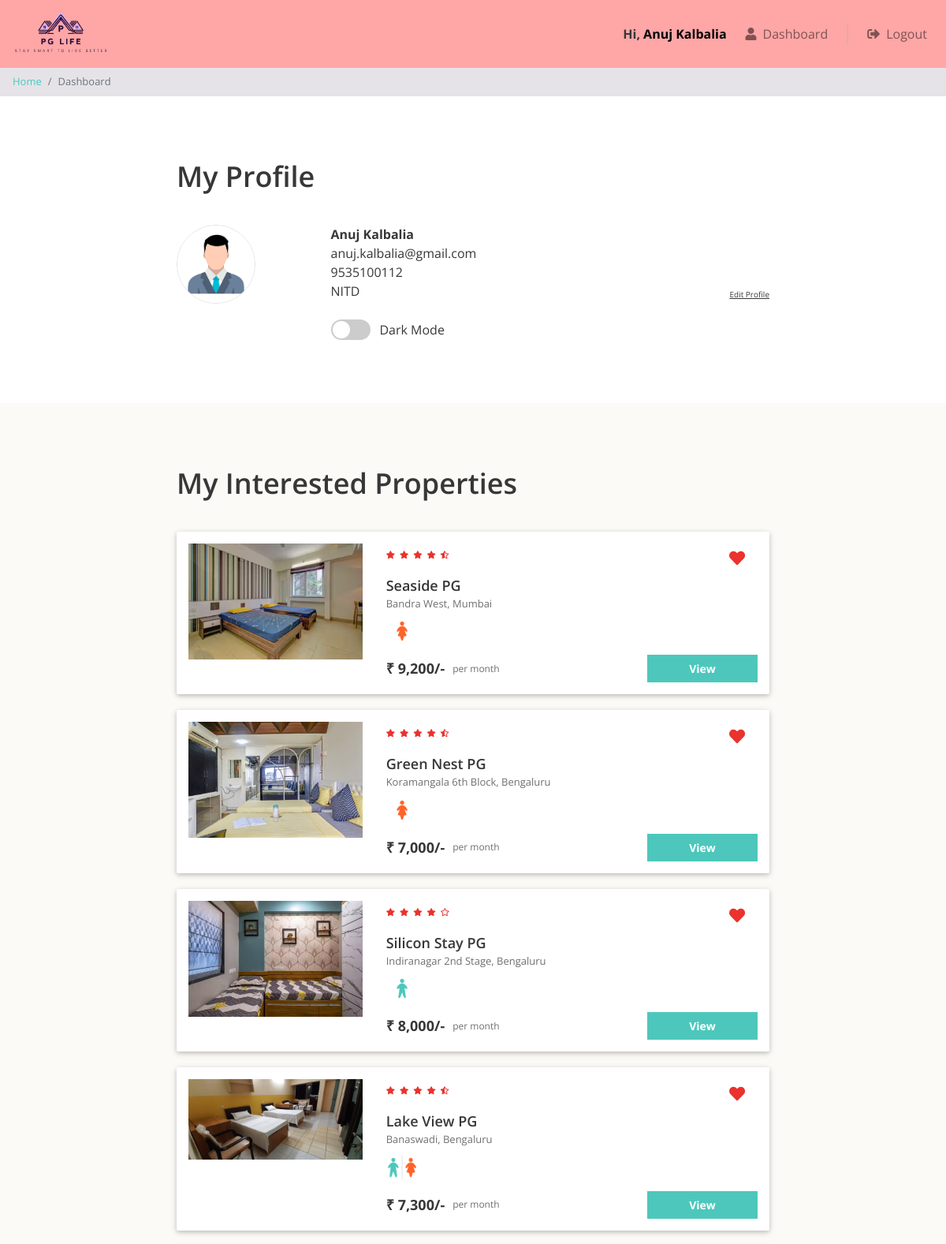
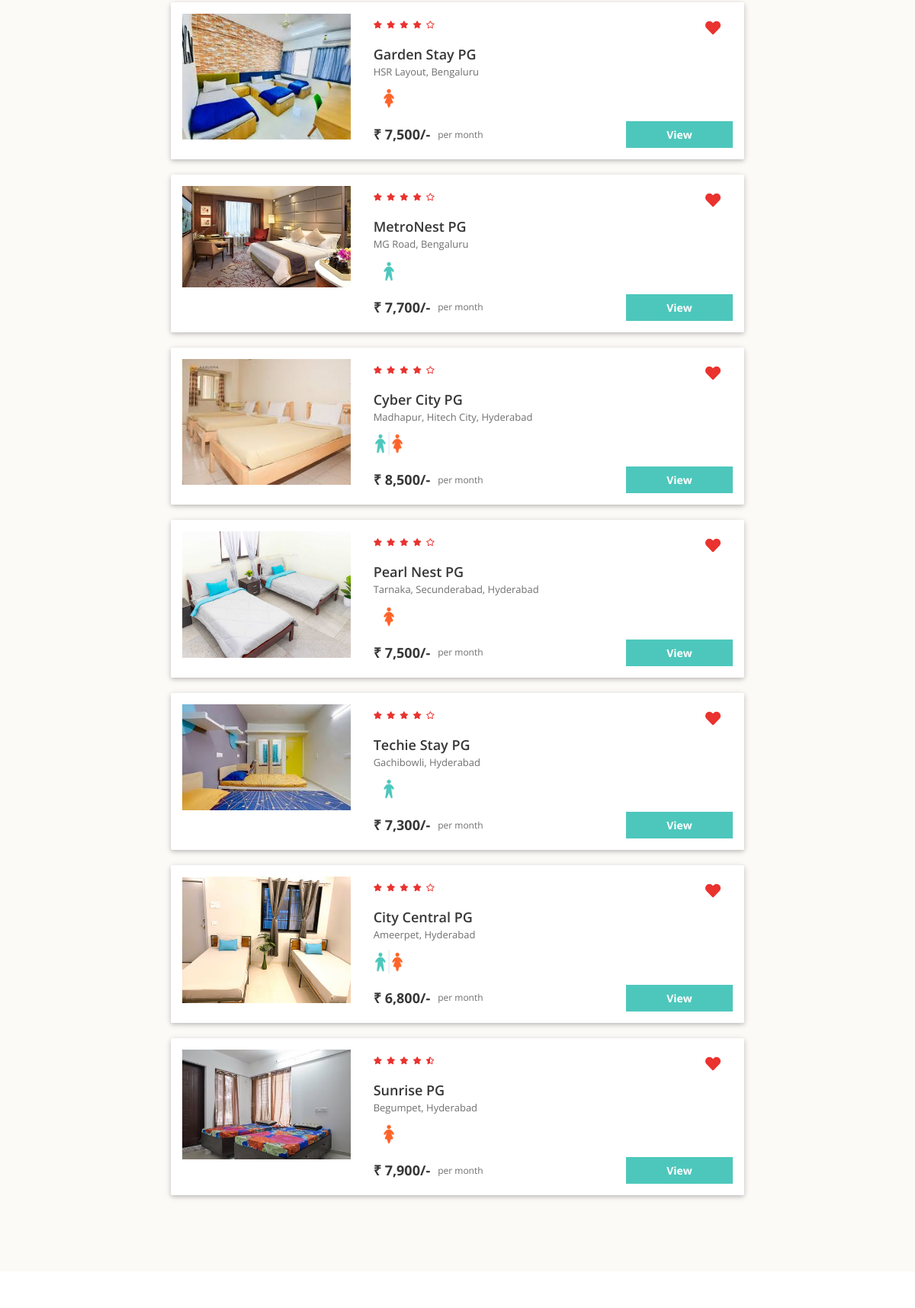
/dashboard.php (signed in, upper part), run on the app's committed database (2 pictures, top to bottom).
### tables this page shows
CREATE TABLE users (
  id INT NOT NULL AUTO_INCREMENT,
  email VARCHAR(100) NOT NULL,
  password VARCHAR(100) NOT NULL,
  full_name VARCHAR(100) NOT NULL,
  phone VARCHAR(20) NOT NULL,
  gender ENUM('male', 'female') NOT NULL,
  college_name VARCHAR(100) NOT NULL,
  PRIMARY KEY(id)
);

CREATE TABLE interested_users_properties (
  id INT NOT NULL AUTO_INCREMENT,
  user_id INT NOT NULL,
  property_id INT NOT NULL,
  PRIMARY KEY(id),
  FOREIGN KEY(user_id) REFERENCES users(id),
  FOREIGN KEY(property_id) REFERENCES properties(id)
);

CREATE TABLE properties (
  id INT NOT NULL AUTO_INCREMENT,
  city_id INT NOT NULL,
  name VARCHAR(100) NOT NULL,
  address VARCHAR(255) NOT NULL,
  description LONGTEXT NOT NULL,
  gender ENUM('male', 'female', 'unisex') NOT NULL,
  rent INT NOT NULL,
  rating_clean FLOAT(2,1) NOT NULL,
  rating_food FLOAT(2,1) NOT NULL,
  rating_safety FLOAT(2,1) NOT NULL,
  PRIMARY KEY(id),
  FOREIGN KEY(city_id) REFERENCES cities(id)
);

### dashboard.php (the view, shortened to what this page needs)
<?php
require "includes/database_connect.php";
$user_id = $_SESSION['user_id'];
$sql_1 = "SELECT * FROM users WHERE id = $user_id";
$result_1 = mysqli_query($conn, $sql_1);
$user = mysqli_fetch_assoc($result_1);
$sql_2 = "SELECT *
            FROM interested_users_properties iup
            INNER JOIN properties p ON iup.property_id = p.id
            WHERE iup.user_id = $user_id";
$result_2 = mysqli_query($conn, $sql_2);
$interested_properties = mysqli_fetch_all($result_2, MYSQLI_ASSOC);
?>
<!DOCTYPE html>
<html lang="en">
<head>
    <?php include "includes/head_links.php"; ?>
    <link href="css/dashboard.css" rel="stylesheet" />
    <link href="css/common.css" rel="stylesheet" />
</head>
<body>
    <?php include "includes/header.php"; ?>
    <nav aria-label="breadcrumb">
        <ol class="breadcrumb py-2">
            <li class="breadcrumb-item"><a href="index.php">Home</a></li>
            <li class="breadcrumb-item active" aria-current="page">Dashboard</li>
        </ol>
    </nav>
    <div class="my-profile page-container">
        <h1>My Profile</h1>
        <div class="row">
            <div class="col-md-3 profile-img-container">
                <img src="<?= $user['profile_img'] ?? 'uploads/default.jpg' ?>" class="profile-img" id="profile-picture" alt="Profile Picture">
            </div>
            <div class="col-md-9">
                <div class="row no-gutters justify-content-between align-items-end">
                    <div class="profile">
                        <div class="name"><?= $user['full_name'] ?></div>
                        <div class="email"><?= $user['email'] ?></div>
                        <div class="phone"><?= $user['phone'] ?></div>
                        <div class="college"><?= $user['college_name'] ?></div>
                    </div>
                    <div class="edit">
                        <div class="edit-profile" onclick="document.getElementById('edit-form').style.display='block'">Edit Profile</div>
                    </div>
                </div>
               <div class= 'theme'><div class="theme-toggle-switch" id="theme-toggle-switch">
                        <div class="toggle-slider"></div>
                    </div>
                    <span id="theme-label">Dark Mode</span></div>
            </div>
        </div>
    </div>
    <?php if (count($interested_properties) > 0) { ?>
        <div class="my-interested-properties">
            <div class="page-container">
                <h1>My Interested Properties</h1>
                <?php foreach ($interested_properties as $property) {
                    $property_images = glob("img/properties/" . $property['id'] . "/*"); ?>
                    <div class="property-card property-id-<?= $property['id'] ?> row">
                        <div class="image-container col-md-4">
                            <img src="<?= $property_images[0] ?>" />
                        </div>
                        <div class="content-container col-md-8">
                            <div class="row no-gutters justify-content-between">
                                <?php
                                $total_rating = round(($property['rating_clean'] + $property['rating_food'] + $property['rating_safety']) / 3, 1);
                                ?>
                                <div class="star-container" title="<?= $total_rating ?>">
                                    <?php for ($i = 0; $i < 5; $i++) {
                                        if ($total_rating >= $i + 0.8) echo '<i class="fas fa-star"></i>';
                                        elseif ($total_rating >= $i + 0.3) echo '<i class="fas fa-star-half-alt"></i>';
                                        else echo '<i class="far fa-star"></i>';
                                    } ?>
                                </div>
                                <div class="interested-container">
                                    <i class="is-interested-image fas fa-heart" property_id="<?= $property['id'] ?>"></i>
                                </div>
                            </div>
                            <div class="detail-container">
                                <div class="property-name"><?= $property['name'] ?></div>
                                <div class="property-address"><?= $property['address'] ?></div>
                                <div class="property-gender">
                                    <img src="img/<?= $property['gender'] == 'male' ? 'male.png' : ($property['gender'] == 'female' ? 'female.png' : 'unisex.png') ?>">
                                </div>
                            </div>
                            <div class="row no-gutters">
                                <div class="rent-container col-6">
                                    <div class="rent">₹ <?= number_format($property['rent']) ?>/-</div>
                                    <div class="rent-unit">per month</div>
                                </div>
                                <div class="button-container col-6">
                                    <a href="property_detail.php?property_id=<?= $property['id'] ?>" class="btn btn-primary">View</a>
                                </div>
                            </div>
                        </div>
                    </div>
                <?php } ?>
            </div>
        </div>
    <?php } ?>
</body>
</html>

### css/common.css (style rules this page uses)
* { box-sizing: border-box; font-family: 'Open Sans', sans-serif; }
body.light-theme { color: #373737; font-size: 16px; position: relative; }
h1, h2, h3, h4, h5, h6 { font-weight: 600; }
h1 { font-size: 36px; margin-bottom: 40px; }
body.light-theme .btn-primary, body.light-theme .btn-warning, body.light-theme .btn-danger { color: white; font-weight: bold; }
body.light-theme .breadcrumb { background-color: #e5e3e8; font-size: 13px; border-radius: 0px; margin-bottom: 0px; }
.page-container { max-width: 800px; padding: 80px 24px; margin: auto; }

### css/dashboard.css (style rules this page uses)
.profile-img { font-size: 75px; text-align: center; border-radius: 50%; height: 100px; width: 100px; line-height: 100px; }
.profile .name { font-weight: bold; }
.edit-profile { font-size: 10px; text-decoration: underline; cursor: pointer; }
.image-container { text-align: center; }
.image-container img { width: 100%; max-width: 300px; }
.star-container i { font-size: 10px; margin-right: 6px; color: #EA322E; }
.interested-container { text-align: center; padding: 8px 16px; }
.interested-container i { font-size: 20px; color: #EA322E; cursor: pointer; }
.detail-container { padding-bottom: 10px; }
.property-name { font-size: 18px; font-weight: 600; }
.property-address { color: #6f6f6f; font-size: 13px; padding-bottom: 5px; }
.property-gender img { width: 40px; }
.rent-container { display: flex; align-items: center; }
.rent { font-size: 18px; font-weight: bold; padding-right: 10px; }
.rent-unit { font-size: 12px; color: #6f6f6f; }
.button-container .btn { font-size: 14px; border-radius: 0px; width: 140px; float: right; }
body.light-theme { background-color: #fff; color: #000; }
body.light-theme .profile-img { background-color: #fff; border: 1px solid #e4e4e4; color: #7d7d7d; }
body.light-theme .my-interested-properties { background-color: #fcfaf7; }
body.light-theme .property-card { background-color: #ffffff; border-radius: 2px; padding: 15px 0px; margin: 20px auto; box-shadow: 0 2px 5px 0 rgba(0, 0, 0, 0.16), 0 2px 10px 0 rgba(0, 0, 0, 0.12); }
body.light-theme .property-address, body.light-theme .rent-unit { color: #6f6f6f; }
body.light-theme .star-container i, body.light-theme .interested-container i { color: #EA322E; }

### dashboard.php (style rules this page uses)
.theme { display: flex; align-items: center; margin-top: 24px; gap: 12px; }
.theme-toggle-switch { width: 50px; height: 26px; border-radius: 20px; background-color: #ccc; position: relative; cursor: pointer; transition: background-color 0.3s ease; outline: none !important; box-shadow: none !important; border: none !important; -moz-outline: none !important; -webkit-focus-ring-color: none !important; }
.toggle-slider { position: absolute; height: 22px; width: 22px; border-radius: 50%; background-color: #fff; top: 2px; left: 2px; transition: transform 0.3s ease; outline: none !important; box-shadow: none !important; border: none !important; }

### data on the page
users: profile_img (placeholder picture), full_name "Anuj Kalbalia", email "anuj.kalbalia@gmail.com", phone "9535100112", college_name "NITD"
interested_users_properties: shows a picture, property.name "Seaside PG", property.address "Bandra West, Mumbai", property.rent "9,200"
interested_users_properties: shows a picture, property.name "Green Nest PG", property.address "Koramangala 6th Block, Bengaluru", property.rent "7,000"
interested_users_properties: shows a picture, property.name "Silicon Stay PG", property.address "Indiranagar 2nd Stage, Bengaluru", property.rent "8,000"
interested_users_properties: shows a picture, property.name "Lake View PG", property.address "Banaswadi, Bengaluru", property.rent "7,300"
interested_users_properties: shows a picture, property.name "Garden Stay PG", property.address "HSR Layout, Bengaluru", property.rent "7,500"
interested_users_properties: shows a picture, property.name "MetroNest PG", property.address "MG Road, Bengaluru", property.rent "7,700"
interested_users_properties: shows a picture, property.name "Cyber City PG", property.address "Madhapur, Hitech City, Hyderabad", property.rent "8,500"
interested_users_properties: shows a picture, property.name "Pearl Nest PG", property.address "Tarnaka, Secunderabad, Hyderabad", property.rent "7,500"
interested_users_properties: shows a picture, property.name "Techie Stay PG", property.address "Gachibowli, Hyderabad", property.rent "7,300"
interested_users_properties: shows a picture, property.name "City Central PG", property.address "Ameerpet, Hyderabad", property.rent "6,800"
interested_users_properties: shows a picture, property.name "Sunrise PG", property.address "Begumpet, Hyderabad", property.rent "7,900"

### other printed values
$_SESSION["full_name"] "Anuj Kalbalia"
